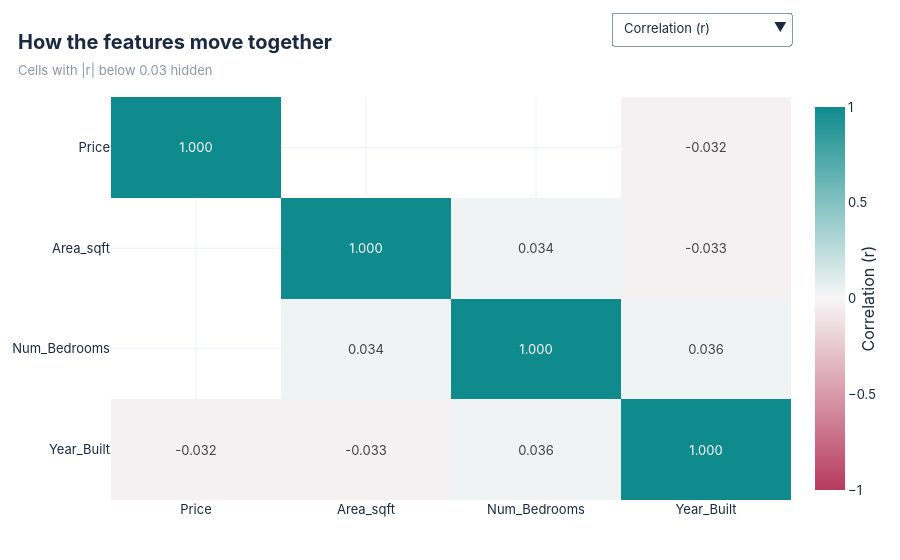

Notebook cell for this chart:
### Code cell
fig = viz.covariance_heatmap(insights, features=['Price', 'Area_sqft', 'Num_Bedrooms', 'Year_Built'], min_abs=0.03, start='correlation')
fig.show()

### Figure 1 — Plotly figure (JSON) as saved in the notebook; plotly's stock layout.template omitted (floating-point values rounded to 4 significant figures)
{"data": [{"colorbar": {"title": {"side": "right", "text": "raw units"}}, "colorscale": [[0, "#B83B5E"], [0.5, "#F7F7F7"], [1, "#0F8B8D"]], "hovertemplate": "%{y} vs %{x}<br>value: %{z:.4g}<extra></extra>", "name": "Covariance - raw units", "text": [["2.19e+10", "", "", "-1.01e+05"], ["", "2.52e+05", "23.8", "-351"], ["", "23.8", "1.99", "1.08"], ["-1.01e+05", "-351", "1.08", "448"]], "texttemplate": "%{text}", "type": "heatmap", "visible": false, "x": ["Price", "Area_sqft", "Num_Bedrooms", "Year_Built"], "y": ["Price", "Area_sqft", "Num_Bedrooms", "Year_Built"], "z": [[21870000000.0, NaN, NaN, -101100.0], [NaN, 252200.0, 23.82, -351.4], [NaN, 23.82, 1.986, 1.084], [-101100.0, -351.4, 1.084, 447.7]], "zmax": 21870000000.0, "zmin": -21870000000.0}, {"colorbar": {"title": {"side": "right", "text": "min-max"}}, "colorscale": [[0, "#B83B5E"], [0.5, "#F7F7F7"], [1, "#0F8B8D"]], "hovertemplate": "%{y} vs %{x}<br>value: %{z:.4g}<extra></extra>", "name": "Covariance - min-max", "text": [["0.0229", "", "", "-0.00144"], ["", "0.0223", "0.00177", "-0.00145"], ["", "0.00177", "0.124", "0.00377"], ["-0.00144", "-0.00145", "0.00377", "0.0864"]], "texttemplate": "%{text}", "type": "heatmap", "visible": false, "x": ["Price", "Area_sqft", "Num_Bedrooms", "Year_Built"], "y": ["Price", "Area_sqft", "Num_Bedrooms", "Year_Built"], "z": [[0.02287, NaN, NaN, -0.001436], [NaN, 0.0223, 0.001771, -0.001451], [NaN, 0.001771, 0.1241, 0.003765], [-0.001436, -0.001451, 0.003765, 0.08637]], "zmax": 0.1241, "zmin": -0.1241}, {"colorbar": {"title": {"side": "right", "text": "Correlation (r)"}}, "colorscale": [[0, "#B83B5E"], [0.5, "#F7F7F7"], [1, "#0F8B8D"]], "hovertemplate": "%{y} vs %{x}<br>value: %{z:.4g}<extra></extra>", "name": "Correlation (r)", "text": [["1.000", "", "", "-0.032"], ["", "1.000", "0.034", "-0.033"], ["", "0.034", "1.000", "0.036"], ["-0.032", "-0.033", "0.036", "1.000"]], "texttemplate": "%{text}", "type": "heatmap", "visible": true, "x": ["Price", "Area_sqft", "Num_Bedrooms", "Year_Built"], "y": ["Price", "Area_sqft", "Num_Bedrooms", "Year_Built"], "z": [[1.0, NaN, NaN, -0.03231], [NaN, 1.0, 0.03365, -0.03307], [NaN, 0.03365, 1.0, 0.03636], [-0.03231, -0.03307, 0.03636, 1.0]], "zmax": 1, "zmin": -1}], "layout": {"height": 560, "margin": {"b": 60, "l": 70, "r": 40, "t": 95}, "title": {"text": "<b>How the features move together</b><br><span style='font-size:13px;color:#8A97A8'>Cells with |r| below 0.03 hidden</span>"}, "updatemenus": [{"active": 2, "bgcolor": "white", "bordercolor": "#8A97A8", "buttons": [{"args": [{"visible": [true, false, false]}], "label": "Covariance - raw units", "method": "update"}, {"args": [{"visible": [false, true, false]}], "label": "Covariance - min-max", "method": "update"}, {"args": [{"visible": [false, false, true]}], "label": "Correlation (r)", "method": "update"}], "x": 1, "xanchor": "right", "y": 1.13, "yanchor": "bottom"}], "xaxis": {"side": "bottom"}, "yaxis": {"autorange": "reversed"}}}
